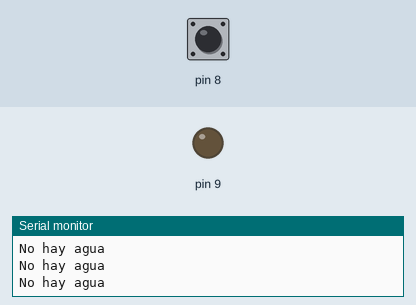
A sketch run on a simulated Arduino Uno, built with avr-gcc and run on an emulated ATmega328P. Shown: output pins drawn as LEDs (lit = HIGH), the last lines printed to the serial monitor. The inputs (shaded band) are chosen by the test bench; at power-on: pin 8 HIGH.

Above: at 1.2 s.
1.3 s: pin 8 pulled LOW for 0.15 s
At 1.4 s:
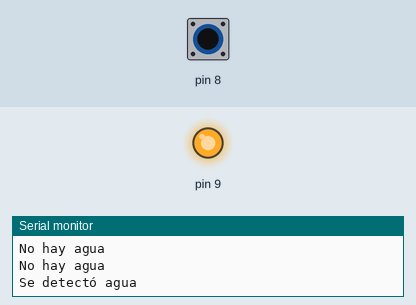
3.0 s: pin 8 pulled LOW for 3.2 s
At 7.2 s:
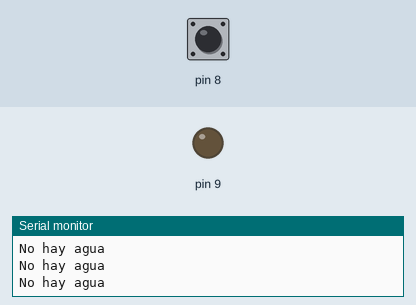
Timing chart, 0 to 8.7 s (numbered marks = the images above; inputs shaded):
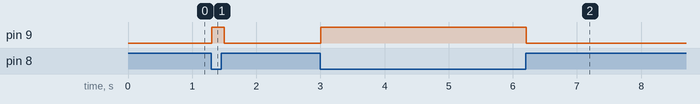

Measured:
- after the input at 1.3 s, pin 9: LOW → HIGH at once, → LOW 0.20 s later
- after the input at 3.0 s, pin 9: LOW → HIGH at once, → LOW 3.2 s later

The sketch:

Agua.ino
```cpp
int agua;
void setup() {
  Serial.begin(9600);
  pinMode(8, INPUT_PULLUP);
  pinMode(9, OUTPUT);
}

void loop() {
  agua = digitalRead(8);

  if (agua == 0){
    Serial.println("Se detectó agua");
    digitalWrite(9, HIGH);
    delay(100);
  }
  else{
    Serial.println("No hay agua");
    digitalWrite(9, LOW);
    delay(100);
  }
}
```
